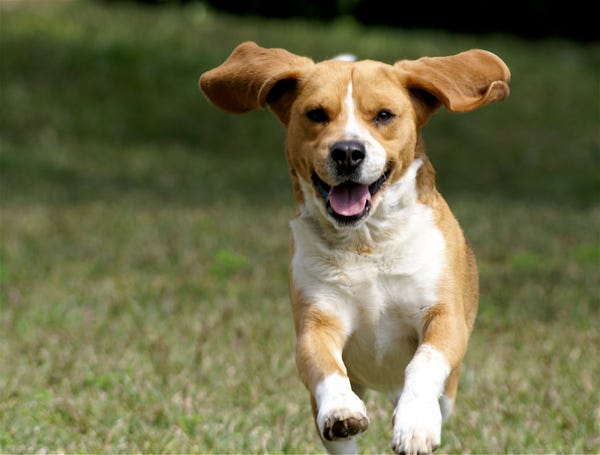
#> input picture images/svd.jpeg, 600 x 455 px
$ python svd.py
#> lines starting #> are read from the running program, lines starting #| are printed output that depends on the picture
import matplotlib.pyplot as plt
import numpy as np
from matplotlib.image import imread


def svd(X, ranks):
    U, S, VT = np.linalg.svd(X, full_matrices=False)
    S = np.diag(S)
    print(U.shape)
    j = 0
    for rank in ranks:
        X_approx = U[:, :rank] @ S[0:rank, :rank] @ VT[:rank, :]
        plt.figure(j + 1)
        j += 1
        img = plt.imshow(256 - X_approx)
        img.set_cmap('gray')
        plt.axis('off')
        plt.title("r = " + str(rank))
        plt.show()

    plt.figure(1)
    plt.semilogy(np.diag(S))
    plt.title("Singular values")
    plt.show()

    plt.figure(2)
    plt.plot(np.cumsum(np.diag(S)) / np.sum(np.diag(S)))
    plt.title("Singlular values: Cumulative sum")
    plt.show()


def main():
    # plt.rcParams["figure.figsize"] = [16, 8]
    A = imread('images/svd.jpeg')
#> A is the input picture: shape (455, 600, 3); mean R, G, B 110.8, 109.4, 74
    X = np.mean(A, -1)
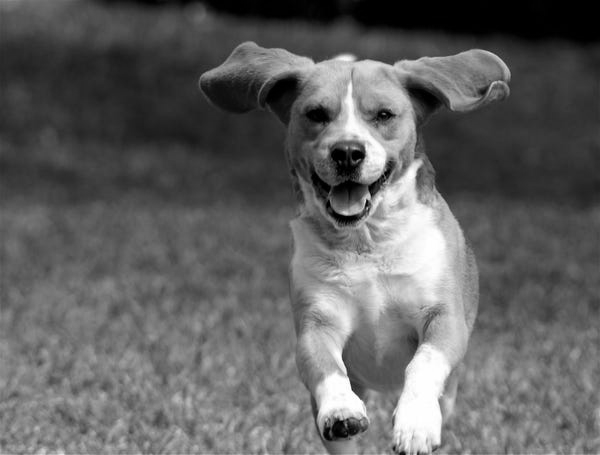
#> X: shape (455, 600) float64; min 0, max 255, mean 98.1
    print(X.shape)
#| (455, 600)
    img = plt.imshow(256 - X)
    img.set_cmap('gray')
    plt.axis('off')
    plt.show()
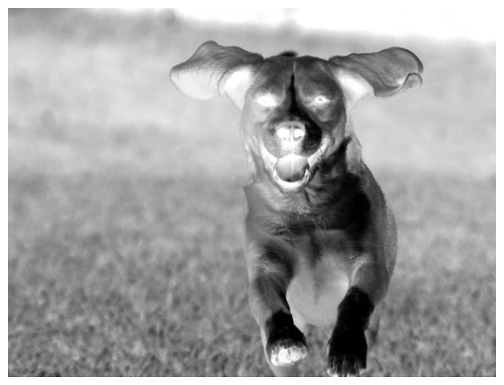
#> figure drawn by matplotlib, 1 panel
    ranks = [5, 20, 100]
    svd(X, ranks)
#> in svd, `U, S, VT = np.linalg.svd(X, full_matrices=False)`:
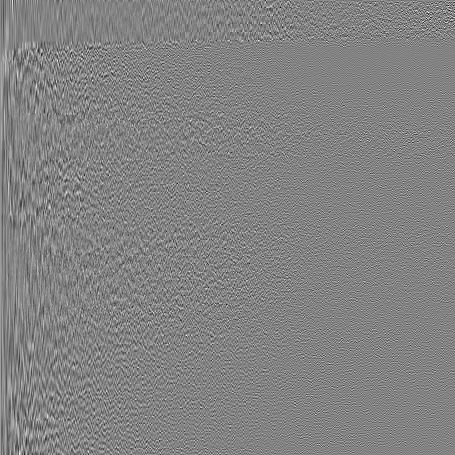
#> U: shape (455, 455) float64; min -0.29, max 0.275, mean 0.000108; drawn with min black and max white
#> in svd, `U, S, VT = np.linalg.svd(X, full_matrices=False)`:
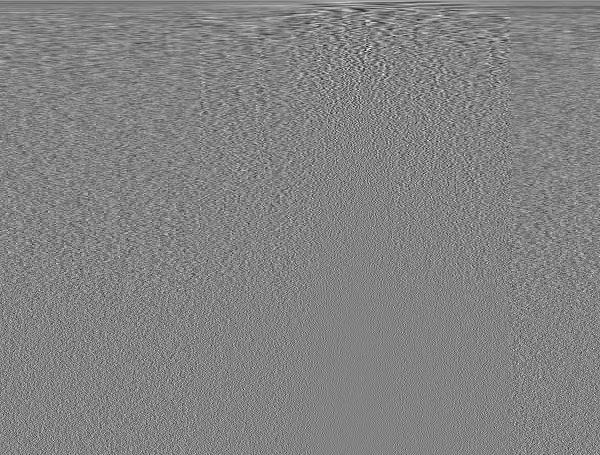
#> VT: shape (455, 600) float64; min -0.262, max 0.248, mean 5.48e-05; drawn with min black and max white
#> in svd, `U, S, VT = np.linalg.svd(X, full_matrices=False)`: S = 455 values, max 55830 at index 0, min 1.48 at index 454, mean 358.1
#| (455, 455)
#> the loop in svd, `for rank in ranks:` made 3 passes
#> pass 1, in svd, `X_approx = U[:, :rank] @ S[0:rank, :rank] @ VT[:rank, :]`:
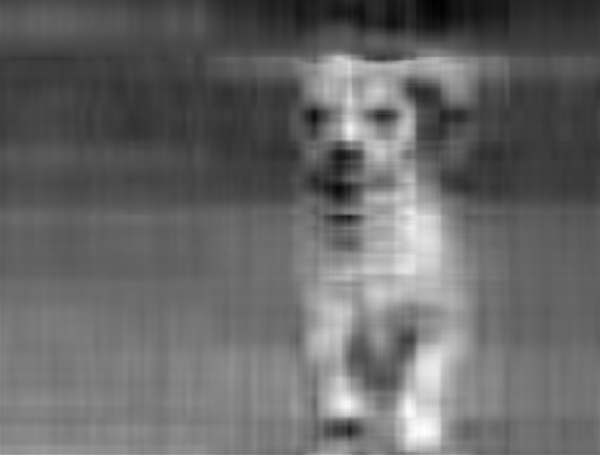
#> X_approx: shape (455, 600) float64; min -36.81, max 293.4, mean 98.1; drawn with min black and max white
#> pass 2, in svd, `plt.show()`:
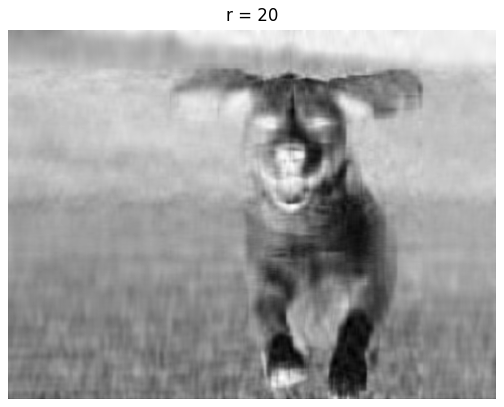
#> figure drawn by matplotlib, 1 panel
#> after the loop in svd, `for rank in ranks:`: j = 3
#> in svd, `plt.show()`:
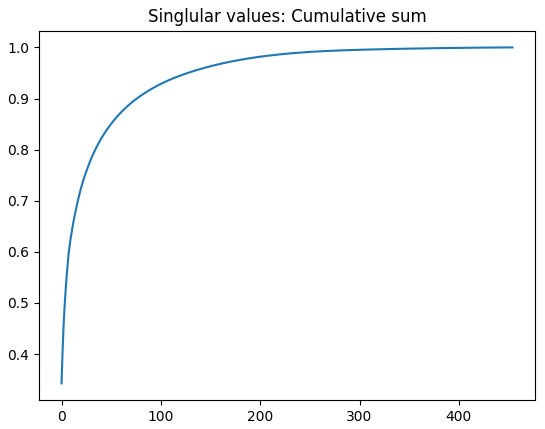
#> figure drawn by matplotlib, 1 panel; curve peaks at x = 454, y = 1


if __name__ == "__main__":
    main()

$ run again, with images/09552829-74F1-4D39-8F9B-984AFF2B81BA_1_105_c.jpeg copied over images/svd.jpeg
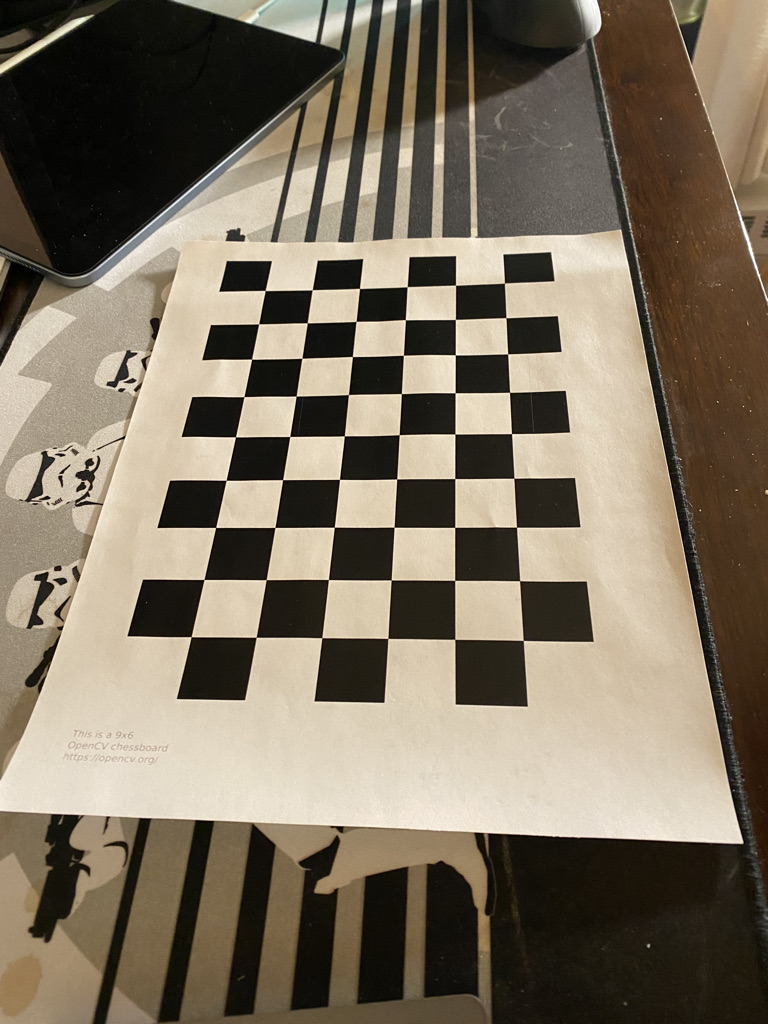
#> input picture images/09552829-74F1-4D39-8F9B-984AFF2B81BA_1_105_c.jpeg, 768 x 1024 px
#> in main, A is the input picture: shape (1024, 768, 3); mean R, G, B 124.2, 113.3, 96.2
#| (1024, 768)
#> in svd, `U, S, VT = np.linalg.svd(X, full_matrices=False)`:
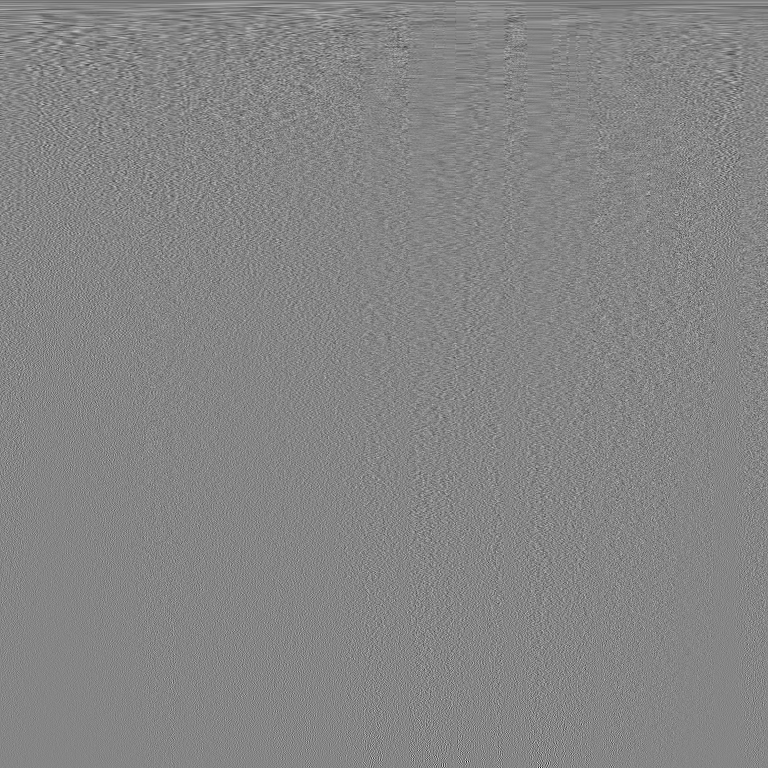
#> VT: shape (768, 768) float64; min -0.341, max 0.309, mean -4.16e-05; drawn with min black and max white
#> in svd, `U, S, VT = np.linalg.svd(X, full_matrices=False)`: S = 768 values, max 108085.3 at index 0, min 5.16 at index 767, mean 711.7
#| (1024, 768)
#> after the loop in svd, `for rank in ranks:`: j = 3
#> in svd, `plt.show()`:
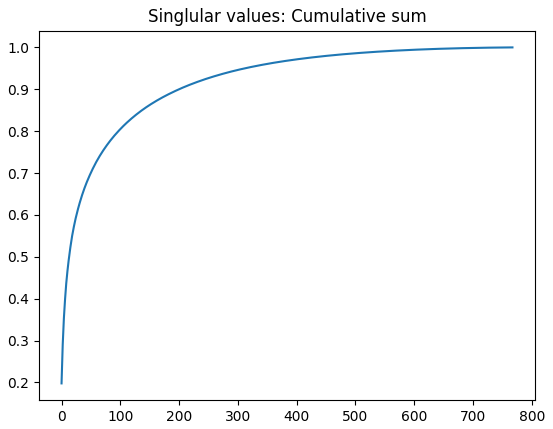
#> figure drawn by matplotlib, 1 panel; curve peaks at x = 767, y = 1
